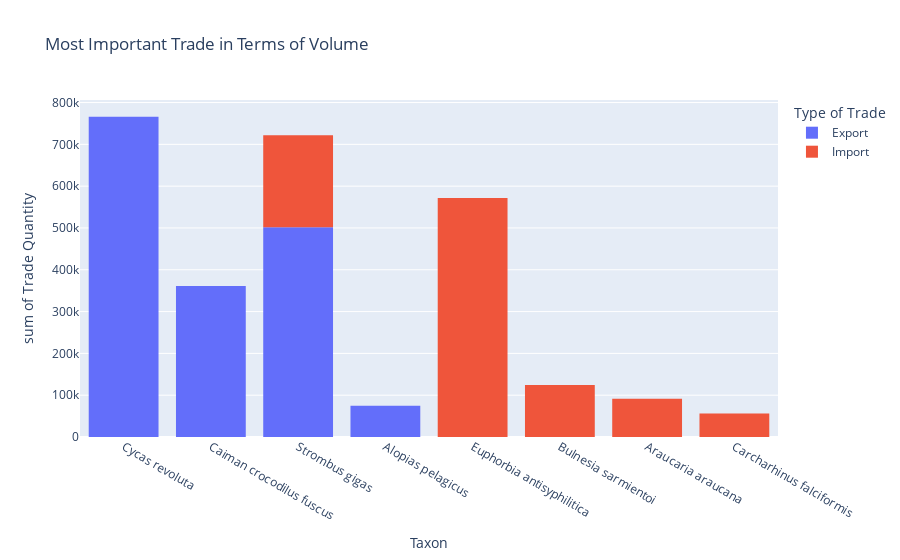

Notebook code cell kept with this figure:
### Markdown cell above
### The most important trade in terms of volume

### Code cell
fig_most = px.histogram(cites_trade_vol_most_df, 
            x=cites_trade_vol_most_df.Taxon, 
            y=cites_trade_vol_most_df.Quantity, 
            color=cites_trade_vol_most_df.Type, 
            hover_data=['Taxon', 'Type', 'Quantity'], 
            labels={
            "Type": "Type of Trade", 
            "Quantity": "Trade Quantity"
            },
            title="Most Important Trade in Terms of Volume")
fig_most.show()

### Figure 1 — Plotly figure (JSON) as saved in the notebook; plotly's stock layout.template omitted (floating-point values rounded to 4 significant figures)
{"data": [{"alignmentgroup": "True", "bingroup": "x", "histfunc": "sum", "hovertemplate": "Type of Trade=Export<br>Taxon=%{x}<br>sum of Trade Quantity=%{y}<extra></extra>", "legendgroup": "Export", "marker": {"color": "#636efa"}, "name": "Export", "offsetgroup": "Export", "orientation": "v", "showlegend": true, "type": "histogram", "x": ["Cycas revoluta", "Caiman crocodilus fuscus", "Strombus gigas", "Strombus gigas", "Strombus gigas", "Alopias pelagicus"], "xaxis": "x", "y": [765779, 360929, 265200.0, 159100.0, 77580.0, 74520.0], "yaxis": "y"}, {"alignmentgroup": "True", "bingroup": "x", "histfunc": "sum", "hovertemplate": "Type of Trade=Import<br>Taxon=%{x}<br>sum of Trade Quantity=%{y}<extra></extra>", "legendgroup": "Import", "marker": {"color": "#EF553B"}, "name": "Import", "offsetgroup": "Import", "orientation": "v", "showlegend": true, "type": "histogram", "x": ["Euphorbia antisyphilitica", "Euphorbia antisyphilitica", "Strombus gigas", "Bulnesia sarmientoi", "Euphorbia antisyphilitica", "Araucaria araucana", "Strombus gigas", "Carcharhinus falciformis"], "xaxis": "x", "y": [307800.0, 170000, 143912, 124300.0, 94000, 91300, 75970.0, 56370.0], "yaxis": "y"}], "layout": {"barmode": "relative", "legend": {"title": {"text": "Type of Trade"}, "tracegroupgap": 0}, "title": {"text": "Most Important Trade in Terms of Volume"}, "xaxis": {"anchor": "y", "domain": [0, 1], "title": {"text": "Taxon"}}, "yaxis": {"anchor": "x", "domain": [0, 1], "title": {"text": "sum of Trade Quantity"}}}}
